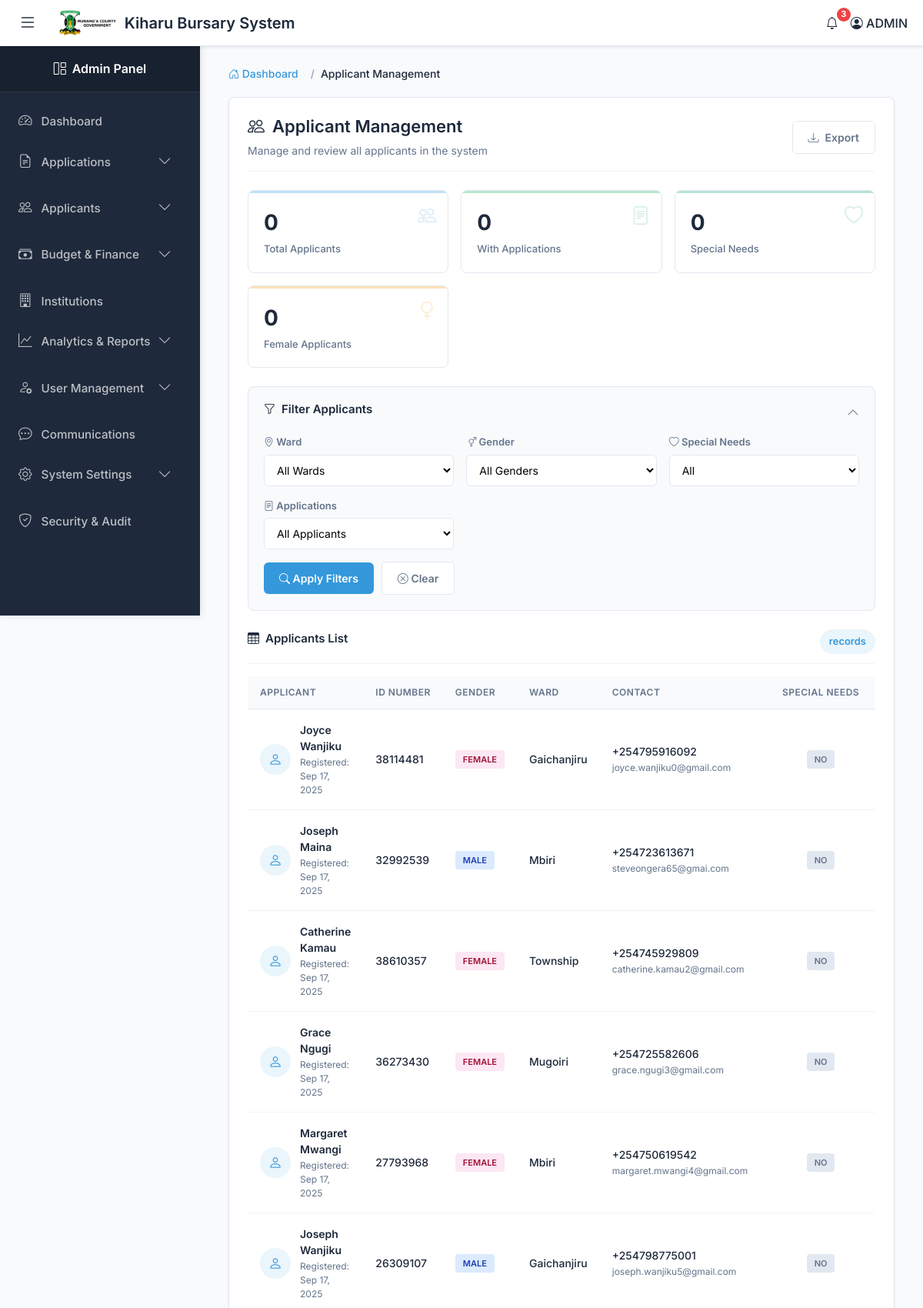
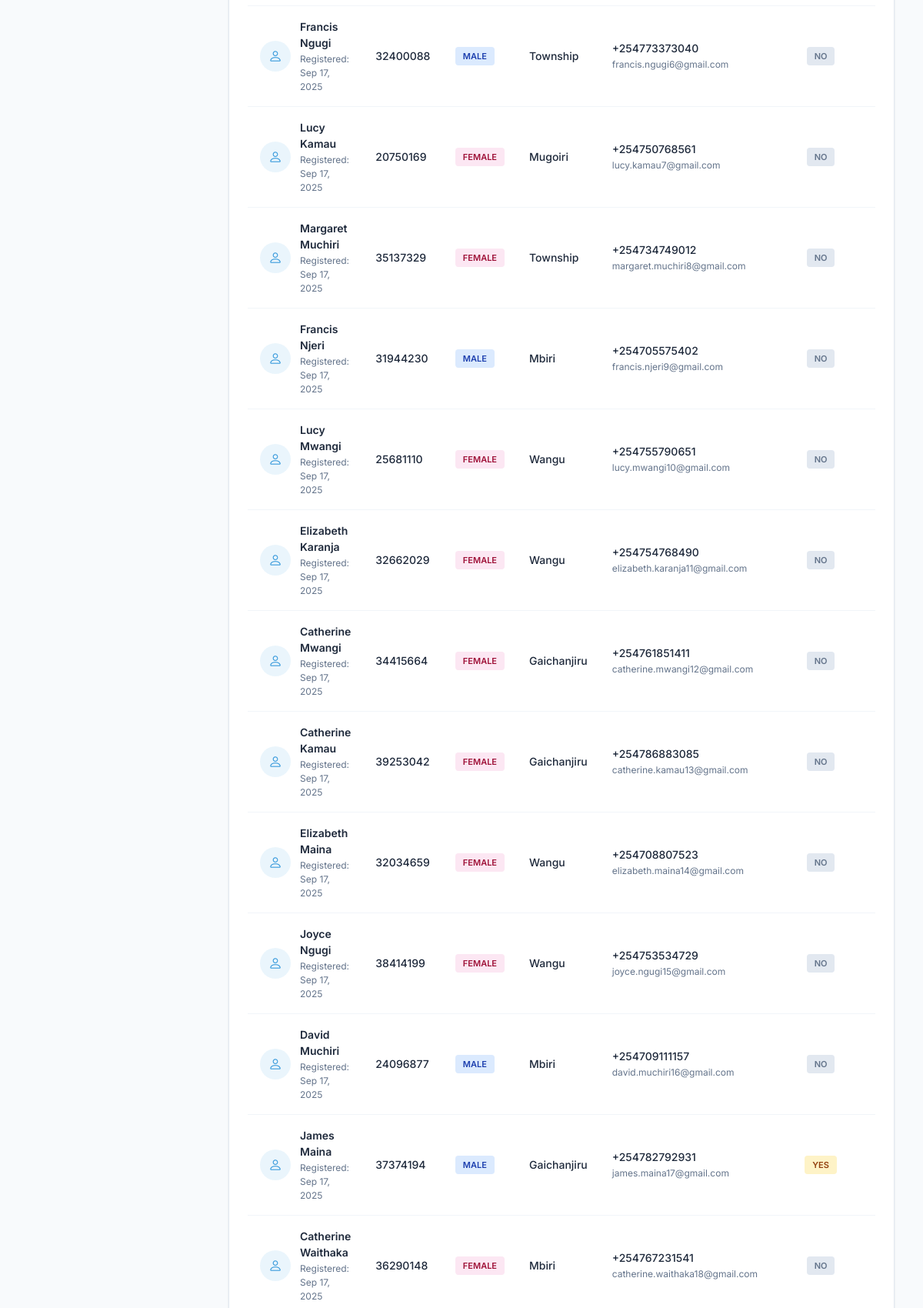
Page /applicants/ (signed in, upper part) on the committed database (2 pictures, top to bottom).
### kiharu_system/models.py (models this page shows, shortened)
class Applicant(models.Model):
    GENDER_CHOICES = (
        ('M', 'Male'),
        ('F', 'Female'),
    )
    user = models.OneToOneField(User, on_delete=models.CASCADE, related_name='applicant_profile')
    gender = models.CharField(max_length=1, choices=GENDER_CHOICES)
    date_of_birth = models.DateField()
    id_number = models.CharField(max_length=20, unique=True)
    ward = models.ForeignKey(Ward, on_delete=models.SET_NULL, null=True, related_name='residents')
    location = models.ForeignKey(Location, on_delete=models.SET_NULL, null=True)
    sublocation = models.ForeignKey(SubLocation, on_delete=models.SET_NULL, null=True)
    village = models.ForeignKey(Village, on_delete=models.SET_NULL, null=True)
    physical_address = models.TextField()
    postal_address = models.CharField(max_length=100, blank=True, null=True)
    special_needs = models.BooleanField(default=False)
    special_needs_description = models.TextField(blank=True, null=True)
    profile_picture = models.ImageField(upload_to='profile_pics/', default='profile_pics/default.png', blank=True,null=True)

class User(AbstractUser):
    USER_TYPES = (
        ('applicant', 'Applicant'),
        ('admin', 'Administrator'),
        ('reviewer', 'Application Reviewer'),
        ('finance', 'Finance Officer'),
    )
    user_type = models.CharField(max_length=20, choices=USER_TYPES, default='applicant')
    id_number = models.CharField(max_length=20, unique=True, null=True, blank=True)
    phone_regex = RegexValidator(
        regex=r'^\+254\d{9}$',
        message="Phone number must be entered in the format: '+254XXXXXXXXX'. Exactly 12 digits including country code."
    )
    phone_number = models.CharField(validators=[phone_regex], max_length=17, blank=True)

class Ward(models.Model):
    name = models.CharField(max_length=100)
    description = models.TextField(blank=True, null=True)

### kiharu_system/views.py (the view)
# urls.py: path('applicants/', views.applicant_list, name='applicant_list'),
@login_required
@user_passes_test(is_admin)
def applicant_list(request):
    applicants = Applicant.objects.all().select_related('user', 'ward')
    ward = request.GET.get('ward')
    gender = request.GET.get('gender')
    special_needs = request.GET.get('special_needs')
    if ward:
        applicants = applicants.filter(ward__id=ward)
    if gender:
        applicants = applicants.filter(gender=gender)
    if special_needs == 'true':
        applicants = applicants.filter(special_needs=True)
    paginator = Paginator(applicants, 25)
    page_number = request.GET.get('page')
    page_obj = paginator.get_page(page_number)
    wards = Ward.objects.all()
    context = {
        'page_obj': page_obj,
        'wards': wards,
        'current_ward': ward,
        'current_gender': gender,
        'current_special_needs': special_needs,
    }
    return render(request, 'admin/applicant_list.html', context)

### kiharu_system/views.py (called while the page is built)
def is_admin(user):
    return user.user_type == 'admin'

### templates/admin/applicant_list.html (shortened to what this page needs)
{% extends 'admin_base.html' %}
{% load humanize %}
{% block content %}
<div class="container-fluid">
    <nav aria-label="breadcrumb">
        <ol class="breadcrumb">
            <li class="breadcrumb-item">
                <a href="{% url 'admin_dashboard' %}">
                    <i class="bi bi-house-door"></i> Dashboard
                </a>
            </li>
            <li class="breadcrumb-item active" aria-current="page">Applicant Management</li>
        </ol>
    </nav>
    <div class="section-container">
        <div class="page-header">
            <div>
                <h1 class="page-title">
                    <i class="bi bi-people"></i>
                    Applicant Management
                </h1>
                <p class="page-subtitle">
                    Manage and review all applicants in the system
                </p>
            </div>
            <button class="export-btn">
                <i class="bi bi-download"></i>
                Export
            </button>
        </div>
        <div class="stats-grid">
            <div class="stat-card stat-primary">
                <div class="stat-icon">
                    <i class="bi bi-people"></i>
                </div>
                <div class="stat-value">{{ paginator.count|default:0 }}</div>
                <div class="stat-label">Total Applicants</div>
            </div>
            <div class="stat-card stat-success">
                <div class="stat-icon">
                    <i class="bi bi-file-text"></i>
                </div>
                <div class="stat-value">{{ applicants_with_apps|default:0 }}</div>
                <div class="stat-label">With Applications</div>
            </div>
            <div class="stat-card stat-info">
                <div class="stat-icon">
                    <i class="bi bi-heart"></i>
                </div>
                <div class="stat-value">{{ special_needs_count|default:0 }}</div>
                <div class="stat-label">Special Needs</div>
            </div>
            <div class="stat-card stat-warning">
                <div class="stat-icon">
                    <i class="bi bi-gender-female"></i>
                </div>
                <div class="stat-value">{{ female_count|default:0 }}</div>
                <div class="stat-label">Female Applicants</div>
            </div>
        </div>
        <div class="filter-section">
            <div class="filter-header" onclick="toggleFilters()">
                <h6 class="filter-title">
                    <i class="bi bi-funnel"></i>
                    Filter Applicants
                </h6>
                <i class="bi bi-chevron-down filter-toggle" id="filterToggle"></i>
            </div>
            <div class="filter-content" id="filtersContent" style="display: none;">
                <form method="get" id="filterForm">
                    <div class="filter-content">
                        <div class="filter-group">
                            <label class="filter-label" for="ward">
                                <i class="bi bi-geo-alt"></i> Ward
                            </label>
                            <select class="filter-select" id="ward" name="ward">
                                <option value="">All Wards</option>
                            </select>
                        </div>
                        <div class="filter-group">
                            <label class="filter-label" for="gender">
                                <i class="bi bi-gender-ambiguous"></i> Gender
                            </label>
                            <select class="filter-select" id="gender" name="gender">
                                <option value="">All Genders</option>
                            </select>
                        </div>
                        <div class="filter-group">
                            <label class="filter-label" for="special_needs">
                                <i class="bi bi-heart"></i> Special Needs
                            </label>
                            <select class="filter-select" id="special_needs" name="special_needs">
                                <option value="">All</option>
                            </select>
                        </div>
                        <div class="filter-group">
                            <label class="filter-label" for="has_applications">
                                <i class="bi bi-file-text"></i> Applications
                            </label>
                            <select class="filter-select" id="has_applications" name="has_applications">
                                <option value="">All Applicants</option>
                            </select>
                        </div>
                    </div>
                    <div class="filter-actions">
                        <button type="submit" class="filter-btn">
                            <i class="bi bi-search"></i> Apply Filters
                        </button>
                        <a href="{% url 'applicant_list' %}" class="clear-btn">
                            <i class="bi bi-x-circle"></i> Clear
                        </a>
                    </div>
                </form>
            </div>
        </div>
        <div class="table-header">
            <h6 class="table-title">
                <i class="bi bi-table"></i>
                Applicants List
            </h6>
            <span class="record-count">{{ paginator.count }} records</span>
        </div>
        <div class="table-responsive">
            <table class="applicants-table">
                <thead>
                    <tr>
                        <th>Applicant</th>
                        <th>ID Number</th>
                        <th>Gender</th>
                        <th>Ward</th>
                        <th>Contact</th>
                        <th style="text-align: center;">Special Needs</th>
                        <th style="text-align: center;">Applications</th>
                    </tr>
                </thead>
                <tbody>
                    {% for applicant in page_obj %}
                    <tr>
                        <td>
                            <div class="applicant-info">
                                <div class="applicant-avatar">
                                    <i class="bi bi-person"></i>
                                </div>
                                <div class="applicant-details">
                                    <div class="applicant-name">{{ applicant.user.first_name }} {{ applicant.user.last_name }}</div>
                                    <div class="applicant-date">Registered: {{ applicant.user.date_joined|date:"M d, Y" }}</div>
                                </div>
                            </div>
                        </td>
                        <td>
                            <span class="id-number">{{ applicant.id_number }}</span>
                        </td>
                        <td>
                            <span class="gender-badge {% if applicant.gender == 'M' %}gender-male{% else %}gender-female{% endif %}">
                                {{ applicant.get_gender_display }}
                            </span>
                        </td>
                        <td>
                            <span class="ward-name">{{ applicant.ward.name }}</span>
                        </td>
                        <td>
                            <div class="contact-info">
                                <div class="contact-phone">{{ applicant.user.phone_number|default:"-" }}</div>
                                <div class="contact-email">{{ applicant.user.email }}</div>
                            </div>
                        </td>
                        <td style="text-align: center;">
                            {% if applicant.special_needs %}
                                <span class="special-needs-badge special-needs-yes">Yes</span>
                            {% else %}
                                <span class="special-needs-badge special-needs-no">No</span>
                            {% endif %}
                        </td>
                        <td style="text-align: center;">
                        </td>
                    </tr>
                    {% endfor %}
                </tbody>
            </table>
        </div>
    </div>
</div>
{% endblock %}

### templates/admin_base.html (style rules this page uses)
:root { --sidebar-width: 260px; --sidebar-collapsed-width: 70px; --navbar-height: 60px; --primary-color: #3498db; --primary-hover: #2980b9; --sidebar-bg: #1E293B; --sidebar-hover: #334155; --main-bg: #F8FAFC; --card-bg: #FFFFFF; --text-primary: #1E293B; --text-secondary: #64748B; --border-color: #E2E8F0; --success-color: #10B981; --danger-color: #EF4444; --warning-color: #F59E0B; --transition-speed: 0.3s; }
* { margin: 0; padding: 0; box-sizing: border-box; }
body { font-family: 'Inter', 'Segoe UI', system-ui, -apple-system, sans-serif; background-color: var(--main-bg); color: var(--text-primary); overflow-x: hidden; }
.breadcrumb { background: none; padding: 0; margin: 0; font-weight: 500; }
.breadcrumb-item a { color: var(--primary-color); text-decoration: none; }

### rows in the picture
Applicant: user.first_name "Joyce", user.last_name "Wanjiku", user.date_joined "Sep 17, 2025", id_number "38114481", gender "FEMALE", ward.name "Gaichanjiru", user.phone_number "+254795916092", user.email "joyce.wanjiku0@gmail.com", special_needs "NO"
Applicant: user.first_name "Joseph", user.last_name "Maina", user.date_joined "Sep 17, 2025", id_number "32992539", gender "MALE", ward.name "Mbiri", user.phone_number "+254723613671", user.email "steveongera65@gmai.com", special_needs "NO"
Applicant: user.first_name "Catherine", user.last_name "Kamau", user.date_joined "Sep 17, 2025", id_number "38610357", gender "FEMALE", ward.name "Township", user.phone_number "+254745929809", user.email "catherine.kamau2@gmail.com", special_needs "NO"
Applicant: user.first_name "Grace", user.last_name "Ngugi", user.date_joined "Sep 17, 2025", id_number "36273430", gender "FEMALE", ward.name "Mugoiri", user.phone_number "+254725582606", user.email "grace.ngugi3@gmail.com", special_needs "NO"
Applicant: user.first_name "Margaret", user.last_name "Mwangi", user.date_joined "Sep 17, 2025", id_number "27793968", gender "FEMALE", ward.name "Mbiri", user.phone_number "+254750619542", user.email "margaret.mwangi4@gmail.com", special_needs "NO"
Applicant: user.first_name "Joseph", user.last_name "Wanjiku", user.date_joined "Sep 17, 2025", id_number "26309107", gender "MALE", ward.name "Gaichanjiru", user.phone_number "+254798775001", user.email "joseph.wanjiku5@gmail.com", special_needs "NO"
Applicant: user.first_name "Francis", user.last_name "Ngugi", user.date_joined "Sep 17, 2025", id_number "32400088", gender "MALE", ward.name "Township", user.phone_number "+254773373040", user.email "francis.ngugi6@gmail.com", special_needs "NO"
Applicant: user.first_name "Lucy", user.last_name "Kamau", user.date_joined "Sep 17, 2025", id_number "20750169", gender "FEMALE", ward.name "Mugoiri", user.phone_number "+254750768561", user.email "lucy.kamau7@gmail.com", special_needs "NO"
Applicant: user.first_name "Margaret", user.last_name "Muchiri", user.date_joined "Sep 17, 2025", id_number "35137329", gender "FEMALE", ward.name "Township", user.phone_number "+254734749012", user.email "margaret.muchiri8@gmail.com", special_needs "NO"
Applicant: user.first_name "Francis", user.last_name "Njeri", user.date_joined "Sep 17, 2025", id_number "31944230", gender "MALE", ward.name "Mbiri", user.phone_number "+254705575402", user.email "francis.njeri9@gmail.com", special_needs "NO"
Applicant: user.first_name "Lucy", user.last_name "Mwangi", user.date_joined "Sep 17, 2025", id_number "25681110", gender "FEMALE", ward.name "Wangu", user.phone_number "+254755790651", user.email "lucy.mwangi10@gmail.com", special_needs "NO"
Applicant: user.first_name "Elizabeth", user.last_name "Karanja", user.date_joined "Sep 17, 2025", id_number "32662029", gender "FEMALE", ward.name "Wangu", user.phone_number "+254754768490", user.email "elizabeth.karanja11@gmail.com", special_needs "NO"
Applicant: user.first_name "Catherine", user.last_name "Mwangi", user.date_joined "Sep 17, 2025", id_number "34415664", gender "FEMALE", ward.name "Gaichanjiru", user.phone_number "+254761851411", user.email "catherine.mwangi12@gmail.com", special_needs "NO"
Applicant: user.first_name "Catherine", user.last_name "Kamau", user.date_joined "Sep 17, 2025", id_number "39253042", gender "FEMALE", ward.name "Gaichanjiru", user.phone_number "+254786883085", user.email "catherine.kamau13@gmail.com", special_needs "NO"
Applicant: user.first_name "Elizabeth", user.last_name "Maina", user.date_joined "Sep 17, 2025", id_number "32034659", gender "FEMALE", ward.name "Wangu", user.phone_number "+254708807523", user.email "elizabeth.maina14@gmail.com", special_needs "NO"
Applicant: user.first_name "Joyce", user.last_name "Ngugi", user.date_joined "Sep 17, 2025", id_number "38414199", gender "FEMALE", ward.name "Wangu", user.phone_number "+254753534729", user.email "joyce.ngugi15@gmail.com", special_needs "NO"
Applicant: user.first_name "David", user.last_name "Muchiri", user.date_joined "Sep 17, 2025", id_number "24096877", gender "MALE", ward.name "Mbiri", user.phone_number "+254709111157", user.email "david.muchiri16@gmail.com", special_needs "NO"
Applicant: user.first_name "James", user.last_name "Maina", user.date_joined "Sep 17, 2025", id_number "37374194", gender "MALE", ward.name "Gaichanjiru", user.phone_number "+254782792931", user.email "james.maina17@gmail.com", special_needs "YES"
Applicant: user.first_name "Catherine", user.last_name "Waithaka", user.date_joined "Sep 17, 2025", id_number "36290148", gender "FEMALE", ward.name "Mbiri", user.phone_number "+254767231541", user.email "catherine.waithaka18@gmail.com", special_needs "NO"

### other values in the picture
{{ paginator.count|default:0 }} "0"
{{ applicants_with_apps|default:0 }} "0"
{{ special_needs_count|default:0 }} "0"
{{ female_count|default:0 }} "0"
